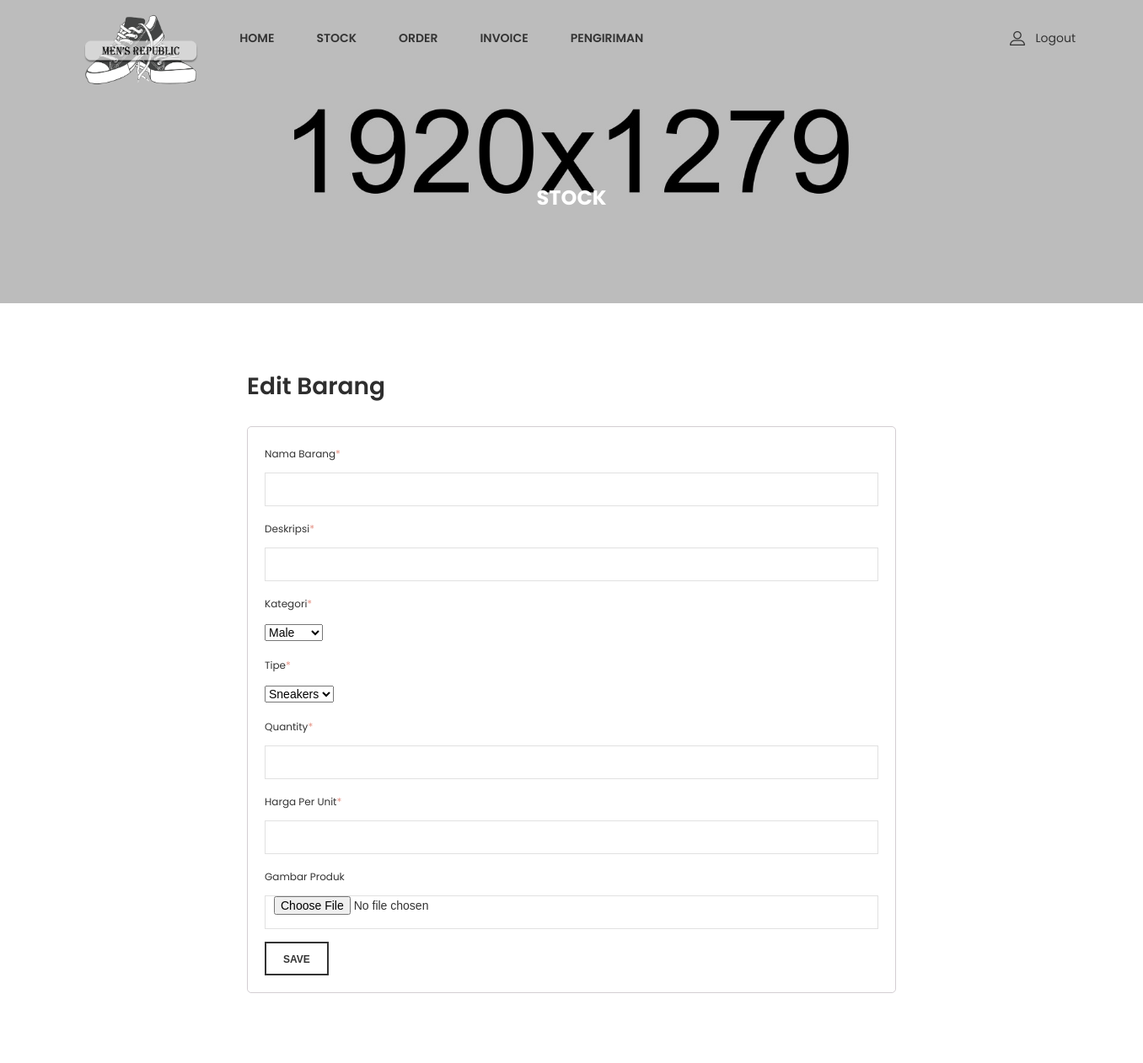
The page /admin/admin_page.php?page=editgudang&id=6? on the database as committed earlier.
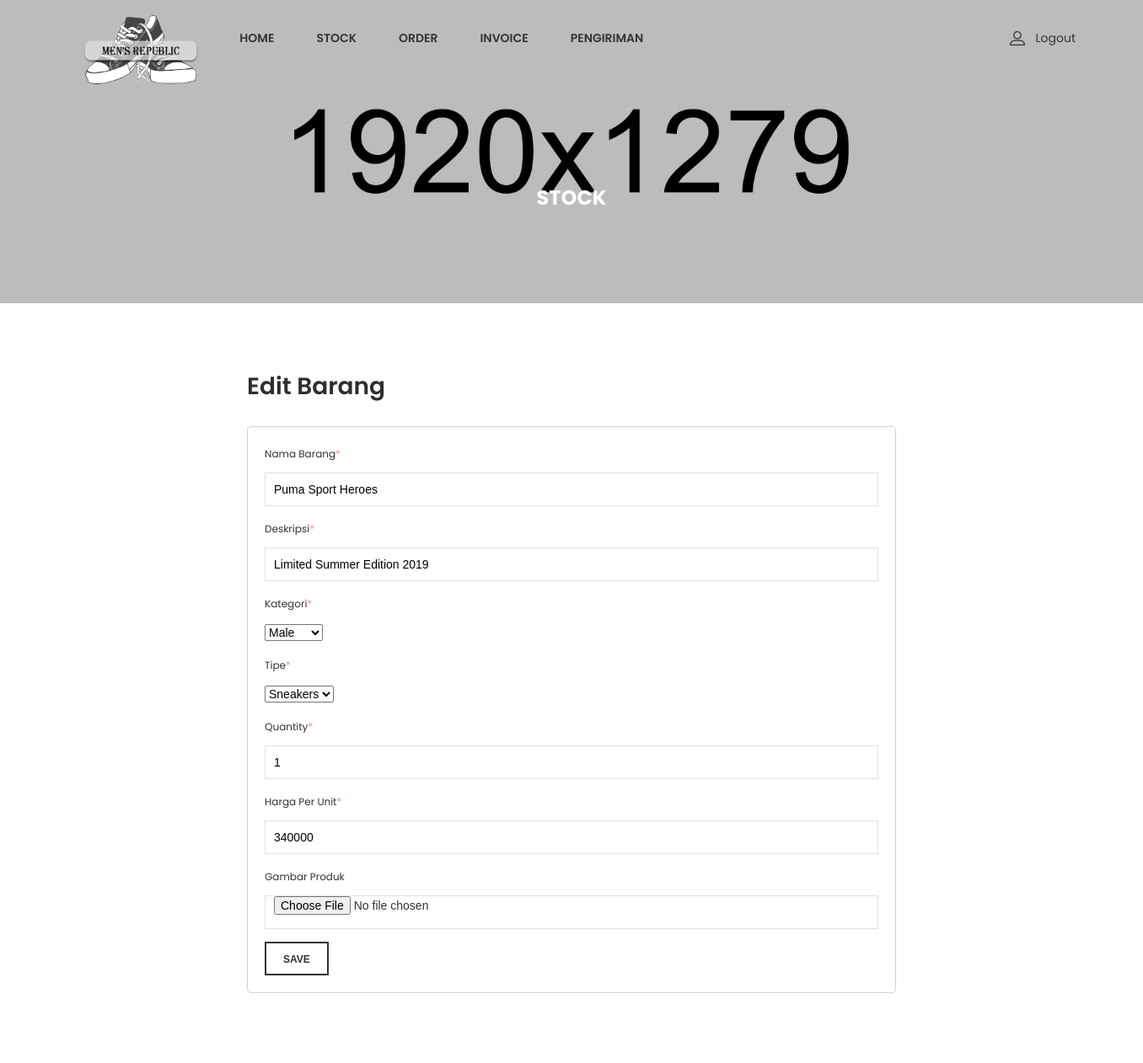
The same page on the database as committed later.
### tables this page shows
CREATE TABLE `gudang` (
  `id_stock` int(11) NOT NULL,
  `nama_item` varchar(100) DEFAULT NULL,
  `deskripsi` text DEFAULT NULL,
  `id_kategori` int(11) DEFAULT NULL,
  `id_tipe_item` int(11) DEFAULT NULL,
  `quantity` int(11) DEFAULT NULL,
  `harga_unit` float DEFAULT NULL,
  `gambar` varchar(255) DEFAULT NULL
);

### admin/editgudang.php (the view, shortened to what this page needs)
<?php
include '../func/koneksi.php';
$id= $_GET['id'];
$data = mysqli_query($koneksi,"select * from gudang where id_stock='$id'");
$d = mysqli_fetch_array($data)
    ?>
<div class="ht__bradcaump__area bg-image--6">
    <div class="container">
        <div class="row">
            <div class="col-lg-12">
                <div class="bradcaump__inner text-center">
                    <h2 class="bradcaump-title">Stock</h2>
                </div>
            </div>
        </div>
    </div>
</div>
<section class="my_account_area pt--80 pb--55 bg--white">
    <div class="container">
        <div class="row">
            <div class="col-lg-2"></div>
            <div class="col-lg-8">
                <div class="my__account__wrapper">
                    <h3 class="account__title">Edit Barang</h3>
                    <form method="POST" action="../func/edit_aksi_item.php" enctype="multipart/form-data">
                        <div class="account__form">
                            <div class="input__box">
                                <label>Nama Barang<span>*</span></label>
                                <input type="text" name="nama_item" value="<?php echo $d['nama_item'];?>">
                            </div>
                            <div class="input__box">
                                <label>Deskripsi<span>*</span></label>
                                <input type="text" name="deskripsi" value="<?php echo $d['deskripsi'];?>">
                            </div>
                            <div class="input__box">
                                <label>Kategori<span>*</span></label>
                                <select name="kategori">
                                <?php
                                    include '../func/koneksi.php';
                                    $result = mysqli_query($koneksi, "select * from kategori");
                                    while($row = mysqli_fetch_array($result)){
                                        if ($d['id_kategori'] == $row['id_kategori']){
                                            echo "<option value=\"{$row['id_kategori']}\" selected>".$row['nama_kategori']."</option>";
                                        }
                                        else{
                                            echo "<option value=\"{$row['id_kategori']}\">".$row['nama_kategori']."</option>";
                                        }
                                    }
                                ?>
                                </select>
                            </div>
                            <div class="input__box">
                                <label>Tipe<span>*</span></label>
                                <select name="tipe_item">
                                <?php
                                    include '../func/koneksi.php';
                                    $result1 = mysqli_query($koneksi, "select * from tipe_item");
                                    while($row1 = mysqli_fetch_array($result1)){
                                        if ($d['id_tipe_item'] == $row1['id_tipe_item']){
                                            echo "<option value=\"{$row1['id_tipe_item']}\" selected>".$row1['nama_tipe_item']."</option>";
                                        }
                                        else{
                                            echo "<option value=\"{$row1['id_tipe_item']}\">".$row1['nama_tipe_item']."</option>";
                                        }
                                    }
                                ?>
                                </select>
                            </div>
                            <div class="input__box">
                                <label>Quantity<span>*</span></label>
                                <input type="number" name="quantity"  value="<?php echo $d['quantity'];?>">
                            </div>
                            <div class="input__box">
                                <label>Harga Per Unit<span>*</span></label>
                                <input type="number" name="harga_unit"  value="<?php echo $d['harga_unit'];?>">
                            </div>
                            <div class="input__box">
                                <label>Gambar Produk</label>
                                <input type="file" name="gambar">
                            </div>
                            <div class="form__btn">
                                <button type="submit" value="submit">Save</button>
                            </div>
                        </div>
                    </form>
                </div>
            </div>
            <div class="col-lg-2"></div>
        </div>
    </div>
</section>

Rows that differ between the two databases and show on the page:
added gudang: nama_item "Puma Sport Heroes", deskripsi "Limited Summer Edition 2019", quantity "1", harga_unit "340000"
